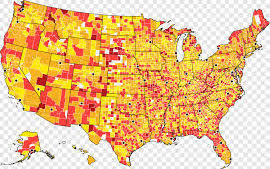
#> input picture ussampleheatmap.jpeg, 270 x 169 px
$ python groundflashmap.py
#> lines starting #> are read from the running program, lines starting #| are printed output that depends on the picture; after the words box and inside, x2 and y2 are one past the last pixel; in counts of white or black regions, pixels touching at a corner belong together
from PIL import Image
import numpy as np
import matplotlib.pyplot as plt
import matplotlib.patches as patches
def latlon_to_pixel(lat, lon, lat_min, lat_max, lon_min, lon_max, bbox):
    min_x, min_y, max_x, max_y = bbox
    bbox_width = max_x - min_x
    bbox_height = max_y - min_y

    x_frac = (lon - lon_min) / (lon_max - lon_min)
    y_frac = (lat_max - lat) / (lat_max - lat_min)

    x = int(min_x + x_frac * bbox_width)
    y = int(min_y + y_frac * bbox_height)

    return x, y


def latlon_to_pixel_simple(lat, lon, lat_min, lat_max, lon_min, lon_max, width, height):
    x_frac = (lon - lon_min) / (lon_max - lon_min)
    y_frac = (lat_max - lat) / (lat_max - lat_min)

    x = int(x_frac * width)
    y = int(y_frac * height)
    return x, y


def get_content_bbox(image_path, threshold=200):
    img = Image.open(image_path).convert("RGB")
    np_img = np.array(img)

    # Create mask of non-white pixels (tolerant threshold)
    mask = (np_img < threshold).any(axis=2)

    coords = np.argwhere(mask)
    if coords.size == 0:
        return None  # Entire image is white
    min_y, min_x = coords.min(axis=0)
    max_y, max_x = coords.max(axis=0)
    return (min_x, min_y, max_x, max_y)


def plot_heatmap_pixels(image_path, lat_min, lat_max, lon_min, lon_max):
    img = Image.open(image_path).convert("RGB")
    np_img = np.array(img)
    bbox = get_content_bbox(image_path)
    if bbox is None:
        print("Image is fully white — no map content detected.")
        return

    min_x, min_y, max_x, max_y = bbox
    xs = []
    ys = []
    colors = []

    for y in range(min_y, max_y + 1):
        for x in range(min_x, max_x + 1):
            r, g, b = np_img[y, x]
            if (r, g, b) != (255, 255, 255):  # Avoid white space
                lon = lon_min + (x - min_x) / (max_x - min_x) * (lon_max - lon_min)
                lat = lat_max - (y - min_y) / (max_y - min_y) * (lat_max - lat_min)
                xs.append(lon)
                ys.append(lat)
                colors.append((r / 255, g / 255, b / 255))  # Normalize to [0,1] for matplotlib

    plt.figure(figsize=(12, 8))
    plt.scatter(xs, ys, c=colors, s=1)
    plt.xlabel("Longitude")
    plt.ylabel("Latitude")
    plt.title("Mapped Pixels from Image")
    plt.grid(True)
    plt.show()


def plot_mapped_point_on_image(image_path, x, y, bbox=None, label="Mapped Point"):
    img = Image.open(image_path)
    np_img = np.array(img)

    fig, ax = plt.subplots()
    ax.imshow(np_img)

    # Draw the bounding box if provided
    if bbox:
        min_x, min_y, max_x, max_y = bbox
        rect = plt.Rectangle((min_x, min_y), max_x - min_x, max_y - min_y,
                             linewidth=1.5, edgecolor='red', facecolor='none', linestyle='--')
        ax.add_patch(rect)

    # Mark the point
    ax.plot(x, y, marker='o', color='black', markersize=6, label=label)
    ax.set_title(f"Mapped Coordinates on Image ({label})")
    ax.legend()
    plt.show()


def main():

    lat = 28.5383
    lon = -81.3792
    image_path = "ussampleheatmap.jpeg"
    lon_min, lon_max = -125.0, -66.5
    lat_min, lat_max = 24.0, 49.5
    img = Image.open(image_path)
#> img is the input picture: PIL image 270x169 RGB; mean R, G, B 233.3, 191.5, 137.8
    width, height = img.size
#> width = 270; height = 169
    bbox = get_content_bbox(image_path)
#> in get_content_bbox, `mask = (np_img < threshold).any(axis=2)`:
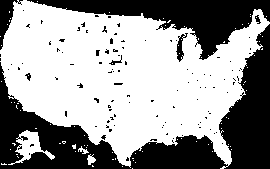
#> mask: shape (169, 270) bool; 60.5% white; 113 black regions (106 under 20 px), largest, box (x1, y1, x2, y2) and area: (0, 24, 270, 169) 11742, (27, 0, 270, 60) 5143, (0, 0, 23, 50) 443
#> in get_content_bbox, `coords = np.argwhere(mask)`: coords = 27612 pairs, first value 0 to 168, second value 0 to 269
#> in get_content_bbox, `min_y, min_x = coords.min(axis=0)`: min_y = 0
#> in get_content_bbox, `max_y, max_x = coords.max(axis=0)`: max_y = 168; max_x = 269
#> bbox = (0, 0, 269, 168)
    x2, y2 = latlon_to_pixel(lat, lon, lat_min, lat_max, lon_min, lon_max, bbox)
#> in latlon_to_pixel, `min_x, min_y, max_x, max_y = bbox`: min_x = 0; max_x = 269; max_y = 168
#> in latlon_to_pixel, `bbox_width = max_x - min_x`: bbox_width = 269
#> in latlon_to_pixel, `bbox_height = max_y - min_y`: bbox_height = 168
#> in latlon_to_pixel, `x = int(min_x + x_frac * bbox_width)`: x = 200
#> in latlon_to_pixel, `y = int(min_y + y_frac * bbox_height)`: y = 138
#> x2 = 200; y2 = 138
    x, y = latlon_to_pixel_simple(lat, lon, lat_min, lat_max, lon_min, lon_max, width, height)
#> x = 201; y = 138
    print(f"Mapped pixel: ({x2}, {y2})")
#| Mapped pixel: (200, 138)
    print(f"Simple method:({x},{y})")
#| Simple method:(201,138)

    plot_mapped_point_on_image(image_path, x, y, bbox, label="Orlando")
#> in plot_mapped_point_on_image, `min_x, min_y, max_x, max_y = bbox`: min_x = 0; max_x = 269; max_y = 168
#> in plot_mapped_point_on_image, `plt.show()`:
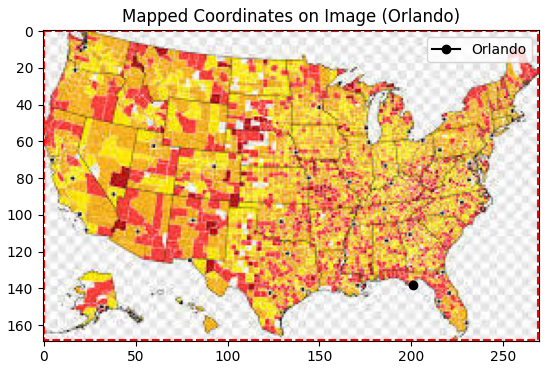
#> figure drawn by matplotlib, 1 panel
if __name__ == "__main__":
    main()
